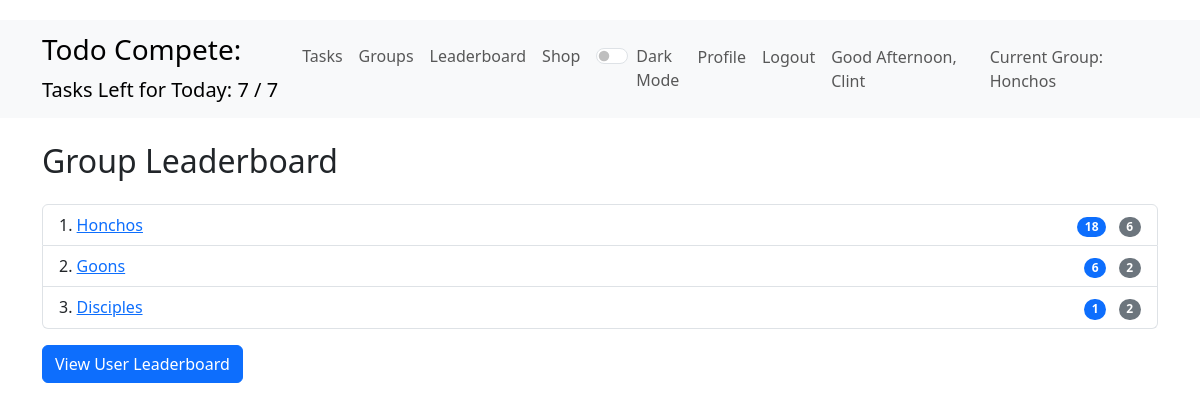
/groups/leaderboard/ (signed in), run on the app's committed database.
### todo_app/models.py (models this page shows, shortened)
class User(AbstractUser):
    pass

class UserProfile(models.Model):
    user = models.OneToOneField(User, on_delete=models.CASCADE)
    gems = models.IntegerField(default=0)  # This represents current gems
    all_time_gems = models.IntegerField(default=0)  # This reperesents the all time gems
    daily_task_limit = models.IntegerField(default=5)
    task_limit_increases = models.IntegerField(default=0)
    current_group = models.ForeignKey(Group, on_delete=models.SET_NULL, null=True, blank=True, related_name='current_members')

class Group(models.Model):
    name = models.CharField(max_length=100, unique=True)
    description = models.TextField(blank=True)
    creator = models.ForeignKey(User, on_delete=models.CASCADE, related_name='created_groups')
    members = models.ManyToManyField(User, related_name='joined_groups')
    created_at = models.DateTimeField(auto_now_add=True)

### todo_app/views.py (the view)
# urls.py: path('groups/leaderboard/', views.group_leaderboard, name='group_leaderboard'),
@login_required
def group_leaderboard(request):
    groups = Group.objects.all()
    groups_with_gems = []
    for group in groups:
        total_gems = group.members.aggregate(total=Sum('userprofile__all_time_gems'))['total'] or 0
        groups_with_gems.append({
            'group': group,
            'total_gems': total_gems,
            'members_count': group.members.count()
        })
    groups_with_gems = sorted(groups_with_gems, key=lambda x: x['total_gems'], reverse=True)
    paginator = Paginator(groups_with_gems, 10)
    page_number = request.GET.get('page')
    page_obj = paginator.get_page(page_number)
    return render(request, 'todo_app/group_leaderboard.html', {
        'groups': page_obj,
        'page_obj': page_obj,
        'is_paginated': page_obj.has_other_pages()
    })

### todo_app/context_processors.py (called while the page is built)
def task_info(request):
    if request.user.is_authenticated:
        today = timezone.now().date()
        tasks = Task.objects.filter(user=request.user, created_at__date=today)
        daily_limit = request.user.userprofile.daily_task_limit
        tasks_left_today = daily_limit - tasks.count()
        return {
            'tasks_left_today': tasks_left_today,
            'daily_task_limit': daily_limit,
            'current_gems': request.user.userprofile.gems,
        }
    return {}

### todo_app/templates/todo_app/group_leaderboard.html (shortened to what this page needs)
{% extends 'todo_app/layout.html' %}
{% block content %}
<h2 class="mb-4">Group Leaderboard</h2>
{% if groups %}
    <ul class="list-group">
        {% for group_data in groups %}
            <li class="list-group-item d-flex justify-content-between align-items-center">
                <span>
                    {{ forloop.counter }}.
                    <a href="{% url 'group_detail' group_data.group.id %}">
                        {{ group_data.group.name }}
                    </a>
                </span>
                <span>
                    <span class="badge bg-primary rounded-pill" title="Total Gems">{{ group_data.total_gems }}</span>
                    <span class="badge bg-secondary rounded-pill ms-2" title="Members">{{ group_data.members_count }}</span>
                </span>
            </li>
        {% endfor %}
    </ul>
{% else %}
    <p>No groups found.</p>
{% endif %}
<a href="{% url 'leaderboard' %}" class="btn btn-primary mt-3">View User Leaderboard</a>
{% endblock %}

### todo_app/templates/todo_app/layout.html (shortened to what this page needs)
{% load static %}
<!DOCTYPE html>
<html lang="en">
<head>
    <link rel="stylesheet" href="https://cdnjs.cloudflare.com/ajax/libs/bootstrap/5.3.0/css/bootstrap.min.css">
    <link rel="stylesheet" href="{% static 'css/styles.css' %}">
</head>
<body>
    <nav class="navbar navbar-expand-lg navbar-light bg-light">
        <div class="container">
            <a class="navbar-brand">
                <b><h3>Todo Compete:</h3></b>
                {% if user.is_authenticated %}
                    Tasks Left for Today: {{ tasks_left_today }} / {{ daily_task_limit }}
                {% endif %}
            </a>
            <div class="collapse navbar-collapse" id="navbarNav">
                <ul class="navbar-nav me-auto">
                    <li class="nav-item">
                        <a class="nav-link" href="{% url 'task_list' %}">Tasks</a>
                    </li>
                    <li class="nav-item">
                        <a class="nav-link" href="{% url 'group_list' %}">Groups</a>
                    </li>
                    <li class="nav-item">
                        <a class="nav-link" href="{% url 'leaderboard' %}">Leaderboard</a>
                    </li>
                    <li class="nav-item">
                        <a class="nav-link" href="{% url 'shop' %}">Shop</a>
                    </li>
                    <li class="nav-link">
                    <div class="form-check form-switch">
                        <input class="form-check-input" type="checkbox" id="darkModeToggle">
                        <label class="form-check-label" for="darkModeToggle">Dark Mode</label>
                    </div>
                    </li>
                </ul>
                <ul class="navbar-nav">
                    {% if user.is_authenticated %}
                        <li class="nav-item">
                            <a class="nav-link" href="{% url 'profile' user.username %}">Profile</a>
                        </li>
                        <li class="nav-item">
                            <a class="nav-link" href="{% url 'logout' %}">Logout</a>
                        </li>
                        <li class="nav-item">
                            <div class="nav-link" id="greeting" data-username="{{ user.username }}">{{ user.username }}</div>
                        </li>
                    {% endif %}
                    {% if user.is_authenticated %}
                    <li class="nav-item">
                        <a class="nav-link">
                            {% if user.userprofile.current_group %}
                                Current Group: {{ user.userprofile.current_group.name }}
                            {% else %}
                                No Current Group
                            {% endif %}
                        </a>
                    </li>
                    {% endif %}
                </ul>
            </div>
        </div>
    </nav>
    <div class="container mt-4">
        {% block content %}
        {% endblock %}
    </div>
</body>
</html>

### static/css/styles.css (style rules this page uses)
body { padding-top: 20px; }

### data on the page
User: userprofile.current_group.name "Honchos"
Group: group.name "Honchos", total_gems "18", members_count "6"
Group: group.name "Goons", total_gems "6", members_count "2"
Group: group.name "Disciples", total_gems "1", members_count "2"

### other printed values
{{ tasks_left_today }} "7"
{{ daily_task_limit }} "7"
